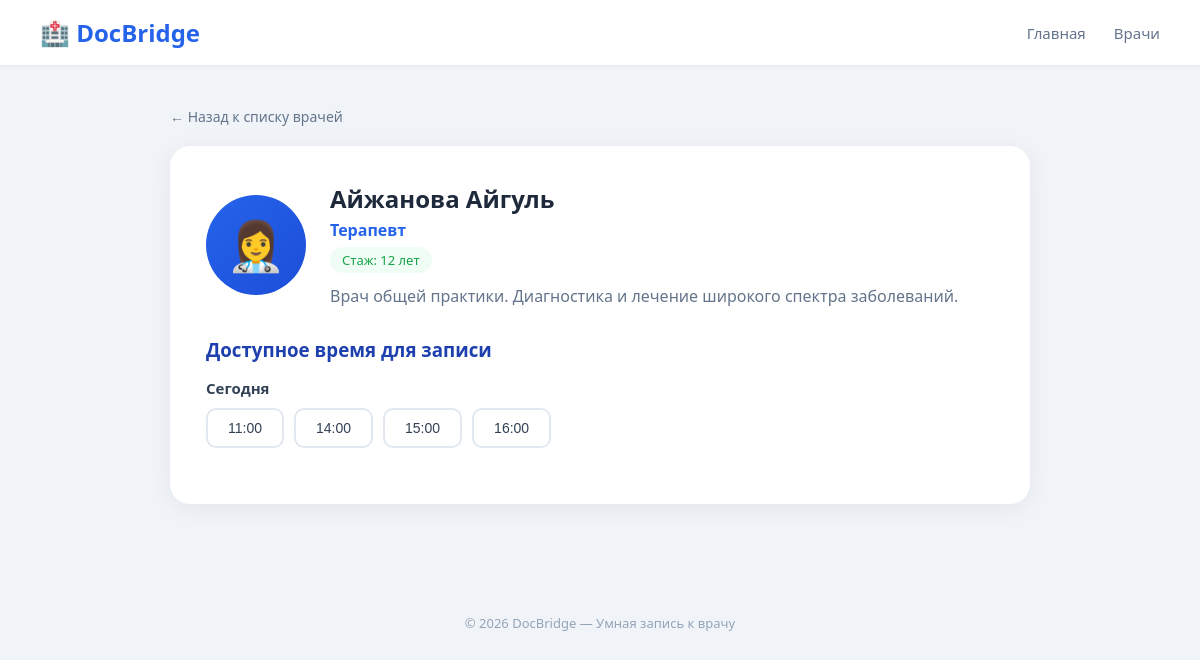
Screenshot of /doctor/1 with the database file from the repository.
### tables this page shows
CREATE TABLE doctors (
            id INTEGER PRIMARY KEY AUTOINCREMENT,
            name TEXT NOT NULL,
            specialization TEXT NOT NULL,
            experience_years INTEGER,
            photo_url TEXT,
            description TEXT
        );

CREATE TABLE slots (
            id INTEGER PRIMARY KEY AUTOINCREMENT,
            doctor_id INTEGER NOT NULL,
            date TEXT NOT NULL,
            time TEXT NOT NULL,
            is_booked INTEGER DEFAULT 0,
            FOREIGN KEY (doctor_id) REFERENCES doctors (id)
        );

### app.py (the view)
@app.route('/doctor/<int:doctor_id>')
def doctor_detail(doctor_id):
    conn = get_db()
    cursor = conn.cursor()
    cursor.execute('SELECT * FROM doctors WHERE id = ?', (doctor_id,))
    doctor = cursor.fetchone()
    if not doctor:
        conn.close()
        return "Врач не найден", 404
    slots = get_available_slots(doctor_id)
    today = datetime.now().strftime('%Y-%m-%d')
    tomorrow = (datetime.now() + timedelta(days=1)).strftime('%Y-%m-%d')
    conn.close()
    return render_template('doctor.html',
                         doctor=doctor,
                         slots=slots,
                         today=today,
                         tomorrow=tomorrow)

### app.py (called while the page is built)
def get_available_slots(doctor_id):
    conn = get_db()
    cursor = conn.cursor()
    cursor.execute(
        '''SELECT * FROM slots
           WHERE doctor_id = ? AND is_booked = 0 AND date >= date('now')
           ORDER BY date, time''',
        (doctor_id,)
    )
    slots = cursor.fetchall()
    conn.close()
    return slots

### models.py (called while the page is built)
def get_db():
    conn = sqlite3.connect(DATABASE)
    conn.row_factory = sqlite3.Row
    return conn

### templates/doctor.html (shortened to what this page needs)
{% extends "base.html" %}
{% block content %}
<a href="/doctors" class="back-link">← Назад к списку врачей</a>
<div class="doctor-profile">
    <div class="doctor-profile-header">
        <div class="doctor-profile-avatar">{{ doctor.photo_url or '👨‍⚕️' }}</div>
        <div class="doctor-profile-info">
            <h2>{{ doctor.name }}</h2>
            <p class="spec">{{ doctor.specialization }}</p>
            <span class="exp-badge">Стаж: {{ doctor.experience_years }} лет</span>
            {% if doctor.description %}
            <p style="margin-top:12px;color:#64748b;">{{ doctor.description }}</p>
            {% endif %}
        </div>
    </div>
    <div class="slots-section">
        <h3>Доступное время для записи</h3>
        {% if slots %}
            {% set dates = [] %}
            {% for slot in slots %}
                {% if slot.date not in dates %}
                    {% set _ = dates.append(slot.date) %}
                {% endif %}
            {% endfor %}
            {% for date in dates %}
                <div class="slot-date-group">
                    <p class="slot-date">
                        {% if date == today %}
                            Сегодня
                        {% elif date == tomorrow %}
                            Завтра
                        {% else %}
                            {{ date }}
                        {% endif %}
                    </p>
                    <div class="slots-row">
                        {% for slot in slots %}
                            {% if slot.date == date %}
                                <button class="slot-btn"
                                    data-slot-id="{{ slot.id }}"
                                    data-date="{{ slot.date }}"
                                    data-time="{{ slot.time }}"
                                    onclick="selectSlot(this, {{ slot.id }}, '{{ slot.date }}', '{{ slot.time }}')">
                                    {{ slot.time }}
                                </button>
                            {% endif %}
                        {% endfor %}
                    </div>
                </div>
            {% endfor %}
        {% else %}
            <p style="color:#94a3b8;">Свободных слотов пока нет.</p>
        {% endif %}
    </div>
</div>
{% endblock %}

### static/css/style.css (style rules this page uses)
* { margin: 0; padding: 0; box-sizing: border-box; }
body { font-family: 'Segoe UI', Tahoma, Geneva, Verdana, sans-serif; background: #f0f4f8; color: #1e293b; min-height: 100vh; }
.slots-section { margin-top: 30px; }
.slots-section h3 { color: #1e40af; margin-bottom: 16px; }
.slot-date-group { margin-bottom: 20px; }
.slot-date { font-weight: 600; color: #334155; margin-bottom: 10px; font-size: 15px; }
.slots-row { display: flex; flex-wrap: wrap; gap: 10px; }
.slot-btn { padding: 10px 20px; border: 2px solid #e2e8f0; border-radius: 10px; background: white; cursor: pointer; font-size: 14px; font-weight: 500; color: #334155; }
.doctor-profile { background: white; border-radius: 20px; padding: 36px; box-shadow: 0 4px 24px rgba(0,0,0,0.06); }
.doctor-profile-header { display: flex; gap: 24px; align-items: center; margin-bottom: 30px; }
.doctor-profile-avatar { width: 100px; height: 100px; background: linear-gradient(135deg, #2563eb, #1d4ed8); border-radius: 50%; display: flex; align-items: center; justify-content: center; font-size: 48px; flex-shrink: 0; }
.doctor-profile-info h2 { font-size: 24px; color: #1e293b; margin-bottom: 4px; }
.doctor-profile-info .spec { color: #2563eb; font-weight: 600; font-size: 16px; }
.exp-badge { display: inline-block; background: #f0fdf4; color: #16a34a; padding: 4px 12px; border-radius: 20px; font-size: 13px; font-weight: 500; margin-top: 6px; }
.back-link { display: inline-flex; align-items: center; gap: 6px; color: #64748b; text-decoration: none; font-size: 14px; margin-bottom: 20px; }

### rows the page displays
doctors: photo_url "👩‍⚕️", name "Айжанова Айгуль", specialization "Терапевт", experience_years "12", description "Врач общей практики. Диагностика и лечение широкого спектра заболеваний."
slots: date "Сегодня", time "11:00"
slots: time "14:00"
slots: time "15:00"
slots: time "16:00"
